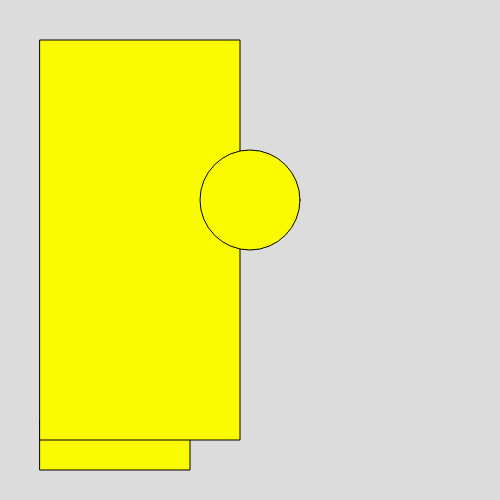
Frame 1 (no input)
Frame 60 (no input): identical to frame 1, image omitted
Frame 120 (the mouse pressed at the canvas centre since frame 60): identical to frame 1, image omitted

The p5.js sketch that drew this single still picture (run headless with seeded random() and noise() and a simulated clock; from frame 60 on, the mouse is pressed at the canvas centre):

// p5.js sketch
// ── sketch.js
function setup() {
  createCanvas(500, 500);
}

function draw() {
  background(220);
  fill(250,250,0);
  rect(40,420,150,50);
  rect(40,40,200,400);
  ellipse(250,200,100,100);
}
